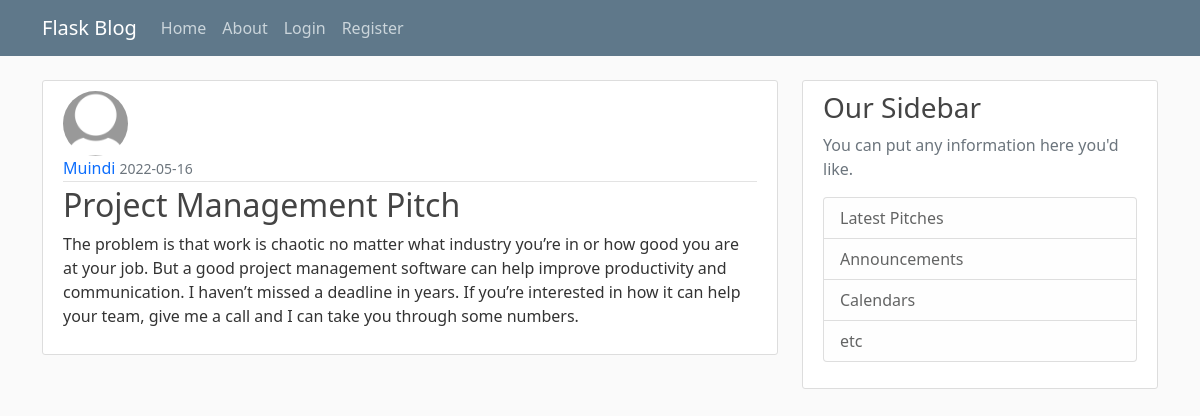
Screenshot of /pitch/2 with the database file from the repository.
### app/models.py (models this page shows, shortened)
class User(db.Model, UserMixin):
    id = db.Column(db.Integer, primary_key=True)
    username = db.Column(db.String(20), unique = True, nullable = False)
    email = db.Column(db.String(120), unique = True, nullable = False)
    image_file = db.Column(db.String(20), nullable = False, default= 'default.jpg')
    password = db.Column(db.String(60), nullable = False)
    pitches = db.relationship('Pitch', backref = 'author', lazy = True)

class Pitch(db.Model):
    id = db.Column(db.Integer, primary_key=True)
    title = db.Column(db.String(100),nullable = False)
    date_posted = db.Column(db.DateTime, nullable = False, default = datetime.utcnow)
    content = db.Column(db.Text, nullable = False)
    user_id = db.Column(db.Integer, db.ForeignKey('user.id'), nullable = False)

### app/views.py (the view)
@app.route("/pitch/<int:pitch_id>" )
def pitch(pitch_id):
    pitch = Pitch.query.get_or_404(pitch_id)
    return render_template('pitch.html', title = pitch.title, pitch =pitch)

### app/templates/pitch.html
{% extends "macros.html" %}
{% block content %}
<article class="media content-section">
    <img src="{{ url_for('static', filename = 'profile_pics/' + pitch.author.image_file) }}" class="rounded-circle article-img" alt="">
    <div class="media-body">
        <div class="article-metadata">
            <a class="mr-2" href="#">{{ pitch.author.username }}</a>
            <small class="text-muted">{{ pitch.date_posted.strftime('%Y-%m-%d') }}</small>
        </div>
        <h2 class="article-title">{{ pitch.title }}</h2>
        <p class="article-content">{{ pitch.content }}</p>
    </div>
</article>
{% endblock content %}

### app/static/main.css (style rules this page uses)
body { background: #fafafa; color: #333333; margin-top: 5rem; }
h1, h2, h3, h4, h5, h6 { color: #444444; }
.content-section { background: #ffffff; padding: 10px 20px; border: 1px solid #dddddd; border-radius: 3px; margin-bottom: 20px; }
.article-title { color: #444444; }
.article-content { white-space: pre-line; }
.article-img { height: 65px; width: 65px; margin-right: 16px; }
.article-metadata { padding-bottom: 1px; margin-bottom: 4px; border-bottom: 1px solid #e3e3e3 }
.article-metadata a:link { text-decoration: none; list-style-type: none; }

### rows the page displays
User: image_file (placeholder picture), author.username "Muindi"
Pitch: date_posted "2022-05-16", title "Project Management Pitch", content "The problem is that work is chaotic no matter what industry you’re in or how good you are at your job. But a good project management software can help improve productivity and communication. I haven’t missed a deadline in years. If you’re interested in how it can help your team, give me a call and I can take you through some numbers."
